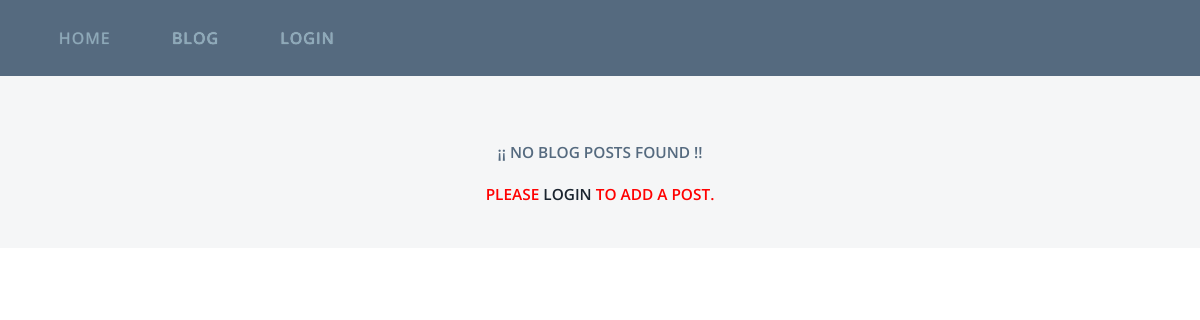
The page /?p=blogController&a=blogPosts on the database as committed earlier.
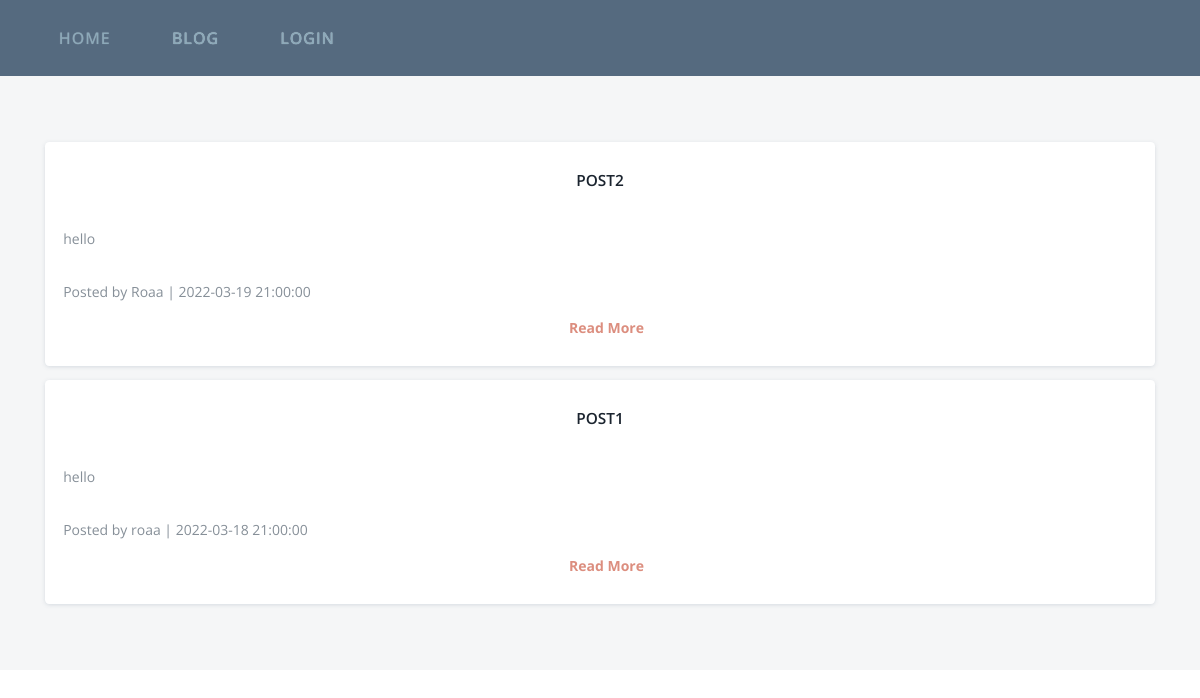
The same page on the database as committed later.
### tables this page shows
CREATE TABLE `posts` (
  `id` int(10) UNSIGNED NOT NULL,
  `title` varchar(255) DEFAULT NULL,
  `small_desc` text NOT NULL,
  `content` longtext NOT NULL,
  `author` varchar(255) NOT NULL,
  `date` timestamp NOT NULL DEFAULT current_timestamp()
);

### app/Autoloader.php (called while the page is built, shortened)
<?php
class Autoloader {
    static function autoload($class){
        $class = str_replace(array(__NAMESPACE__, 'BlogPHP', DIRECTORY_SEPARATOR), '/', $class);
    }
}

### controller/BlogController.php (called while the page is built, shortened)
<?php
class BlogController {
	protected $manager, $modelPost, $modelAuthentication;
    public function __construct() {
        $this->manager = new \BlogPHP\app\BlogManager;
        $this->manager->getModel('Post');
        $this->manager->getModel('Authentication');
        $this->modelPost = new Post();
    }
    public function blogPosts() {
        $this->manager->posts = $this->modelPost->getAll();
        $this->manager->getView('blogPosts');
    }
}

### app/Database.php (called while the page is built, shortened)
<?php
class Database extends \PDO{
    public function __construct() {
		$_MYSQL_DB = 'blogmvc_oop';
		$_MYSQL_HOST = 'localhost';
		$_MYSQL_USER = 'root';
		$_MYSQL_PW = '';
		$dsn = 'mysql:dbname=' . $_MYSQL_DB . ';host=' . $_MYSQL_HOST;
		$user = $_MYSQL_USER;
		$pw = $_MYSQL_PW;
	}
}

### index.php (called while the page is built, shortened)
<?php
require ROOT_PATH . 'app/Autoloader.php';
if(!empty($_GET['p'])) {
	$controller = $_GET['p'];
} else {
	$controller = 'blogController';
}
if(!empty($_GET['a'])){
    $action = $_GET['a'];
} else {
	$action = 'home';
}
$params = [
	'ctrl' => $controller,
	'act' => $action
];
app\Router::run($params);

### model/Post.php (called while the page is built, shortened)
<?php
class Post {
	protected $db_connection;
    public function __construct() {
        $this->db_connection = new \BlogPHP\app\Database;
    }
    public function getAll() {
        $query = $this->db_connection->query('SELECT * FROM posts ORDER BY date DESC');
        return $query->fetchAll(\PDO::FETCH_OBJ);
    }
}

### view/blogPosts.php (the view, shortened to what this page needs)
<!DOCTYPE HTML>
<html>
<head>
<link href="content/css/bootstrap.css" rel="stylesheet" type="text/css" media="all">
<link href="content/css/font-awesome.min.css" rel="stylesheet" type="text/css" media="all">
<link href="content/css/style.css" rel="stylesheet" type="text/css" media="all" />
</head>
<body>
<div class="banner">
	<div class="container">
				<div class="head-nav">
						<ul class="cl-effect-15">
							<li><a href="<?=ROOT_URL?>">HOME</a></li>
							<li><a href="<?=ROOT_URL?>?p=blogController&amp;a=blogPosts" data-hover="BLOG">BLOG</a></li>
                            <?php if(empty($_SESSION['active'])): ?>
                                <li><a href="<?=ROOT_URL?>?p=blogController&amp;a=login" data-hover="LOGIN">LOGIN</a></li>
                            <?php elseif(!empty($_SESSION['active'])) : ?>
                                <li><a href="<?=ROOT_URL?>?p=blogController&amp;a=add" data-hover="ADD A NEW POST">ADD A NEW POST</a></li>
                                <li><a href="<?=ROOT_URL?>?p=blogController&amp;a=logout" data-hover="LOGOUT">LOGOUT</a></li>
                            <?php endif ?>
						</ul>
				</div>
	</div>
</div>
<div class="content">
	<div class="container">
	 <div class="load_more">
			<ul id="myList">
				<?php if (empty($this->posts)): ?>
					<li>
						<div class="l_g">
							<div class="col-md-12 praesent">
								<div class="l_g_r">
									<div >
										<h2>&iexcl;&iexcl; No blog posts found !!</h2>
										<br/>
                                        <?php if(!empty($_SESSION['active'])) : ?>
										    <h2><button type="button" onclick="window.location='<?=ROOT_URL?>?p=blogController&amp;a=add'" class="bold ">Add your first blog post here.</button></h2>
                                        <?php elseif(empty($_SESSION['active'])) : ?>
                                            <h2 class="addFirstPost">Please <a href="<?=ROOT_URL?>?p=blogController&amp;a=login">login</a> to add a post.</h2>
                                        <?php endif ?>
                                    </div>
								</div>
							</div>
						</div>
					</li>
				<?php else: ?>
					<?php foreach ($this->posts as $post): ?>
						<li>
                            <div class="l_g">
                                <div class="col-md-12 praesent">
                                    <div class="l_g_r">
                                        <div class="dapibus">
                                            <h2><a href="<?=ROOT_URL?>?p=blogController&amp;a=post&amp;id=<?=$post->id?>"><?=htmlspecialchars($post->title)?></a></h2>
                                            <br/>
                                            <p><?=nl2br(htmlspecialchars($post->small_desc))?> </p>
                                            <p class="adm">Posted by <?=$post->author?> | <?=$post->date?></p>
                                            <a href="<?=ROOT_URL?>?p=blogController&amp;a=post&amp;id=<?=$post->id?>" class="link">Read More</a>
											</div>
										</div>
									</div>
								</div>
						</li>
					<?php endforeach ?>
				<?php endif ?>
			</ul>
	 </div>
	</div>
</div>

### app/Router.php (shortened to what this page needs)
<?php
class Router {
    public static function run (array $params) {
        $controllerPath = ROOT_PATH . 'controller/';
        $controller = ucfirst($params['ctrl']);
        if (is_file($controllerPath . $controller . '.php')) {
            $controllerNew = new $controller;
            if ((new \ReflectionClass($controllerNew))->hasMethod($params['act']) && (new \ReflectionMethod($controllerNew, $params['act']))->isPublic()) {
                call_user_func(array($controllerNew, $params['act']));
			} else {
                call_user_func(array($controllerNew, 'notFound'));
			}
        }
        else {
            call_user_func(array(new $controllerDef, 'notFound'));
        }
    }
}

### app/BlogManager.php (shortened to what this page needs)
<?php
class BlogManager
{
    public function getView($view)
    {
		$path = ROOT_PATH . 'view/' . $view . '.php';
        if (is_file($path)) {
            require $path;
		} else {
            exit('The "' . $path . '" file doesn\'t exist');
		}
    }
    public function getModel($model)
    {
		$path = ROOT_PATH . 'model/' . $model . '.php';
    }
}

### content/css/style.css (style rules this page uses)
h4, h5, h6, h1, h2, h3 { margin-top: 0; }
ul, ol { margin: 0; }
p { margin: 0; }
html,body { font-family: 'Open Sans', sans-serif; background:#fff; }
body a { transition:0.5s all; -webkit-transition:0.5s all; -moz-transition:0.5s all; -o-transition:0.5s all; -ms-transition:0.5s all; }
.head-nav ul li { display: inline-block; }
.head-nav ul li a { position: relative; display: inline-block; outline: none; color: #8ca9b9; text-decoration: none; text-transform: uppercase; letter-spacing: 1px; font-weight: 500; text-shadow: 0 0 1px rgba(255,255,255,0.3); font-size: 1em; margin: 0.8em 1.3em; }
.head-nav ul { padding:0; margin: 0; }
*, *:after, *::before { -webkit-box-sizing: border-box; -moz-box-sizing: border-box; box-sizing: border-box; }
.head-nav ul li { display: inline-block; margin: 0 .5em; outline: none; text-decoration: none; text-transform: uppercase; letter-spacing: 1px; font-weight: 400; font-size: 16px; }
.cl-effect-15 a::before { color: #8ca9b9; content: attr(data-hover); position: absolute; -webkit-transition: -webkit-transform 0.3s, opacity 0.3s; -moz-transition: -moz-transform 0.3s, opacity 0.3s; transition: transform 0.3s, opacity 0.3s; }
.head-nav { padding: 1em 0; }
.banner { background:#556a7f; }
.content { background:#f5f6f7; padding:3em 0; }
.dapibus { background: #fff; padding: 2em 1.3em; box-shadow: 0px 1px 5px -1px rgba(104, 123, 144, 0.31); border-radius: 0.3em; }
.content h2 { text-align: center; font-size: 1.1em; font-weight: 600; color: #556a7f; text-transform: uppercase; text-align: left; line-height: 1.4em; margin:0; }
p.adm { color: #868f98; font-size: 1em; font-weight: 400; line-height: 1.8em; text-align: left; padding: 1em 0; }
.content p { color: #868f98; font-size: 1em; font-weight: 400; line-height: 1.8em; text-align: left; padding: 1em 0; }
.link { background: url(../images/arrow.png) no-repeat -1px 5px; display: inline-block; padding: 0 0 0 13px; line-height: 20px; font-size: 1em; font-style: normal; color: #dc8e7f; font-weight: 700; }
.container:after { content: "\0020"; display: block; height: 0; clear: both; visibility: hidden; }
#myList li { display:none; list-style-type:none; }
.l_g:after { clear: both; }
.load_more { text-align:center; padding: 10px 0; }
.l_g { margin: 1em 0px; }
ul#myList { padding: 0; }
@media (max-width:1440px) { .content h2 { text-align: center; } }
@media (max-width:1440px) { h2.addFirstPost, p.addFirstPost { color: red; } }

Rows that differ between the two databases and show on the page:
added posts: title "POST2", small_desc "hello", author "Roaa", date "2022-03-19 21:00:00"
added posts: title "POST1", small_desc "hello", author "roaa", date "2022-03-18 21:00:00"
Other text that changed with them:
text no longer shown: "¡¡ NO BLOG POSTS FOUND !! PLEASE LOGIN TO ADD A POST."
